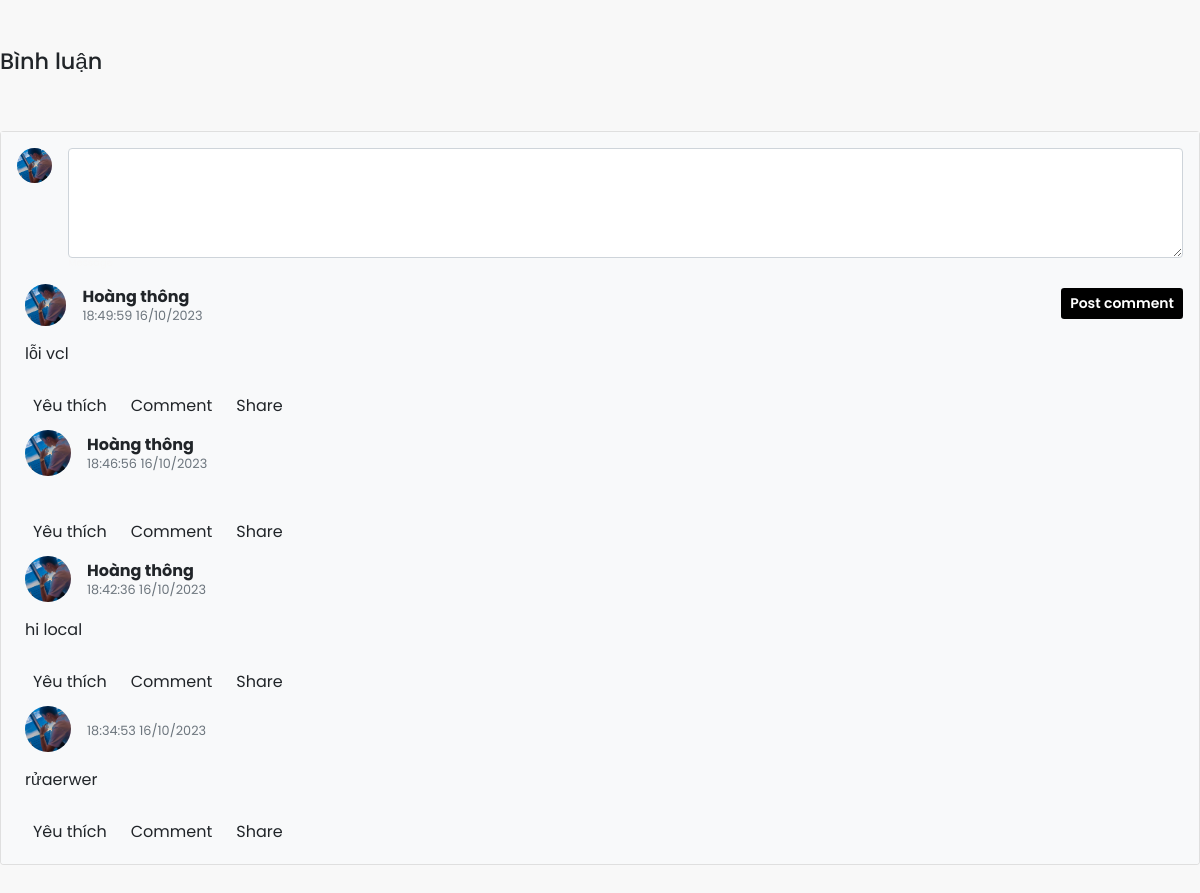
The page /View/binhluan.php?id_sp=3 (signed in) on the database its author committed.
### tables this page shows
CREATE TABLE `binh_luan` (
  `id_cmt` int(9) NOT NULL,
  `noi_dung` text NOT NULL,
  `ngay_cmt` varchar(50) NOT NULL,
  `ho_ten` varchar(100) NOT NULL,
  `id_user` int(9) NOT NULL,
  `id_sp` int(9) NOT NULL
);

### Dao/pdo.php (called while the page is built, shortened)
<?php
function pdo_get_connection(){
    $dburl = "mysql:host=localhost;dbname=anna;charset=utf8";
    $username = 'root';
    $password = '';
    $conn = new PDO($dburl, $username, $password);
    $conn->setAttribute(PDO::ATTR_ERRMODE, PDO::ERRMODE_EXCEPTION);
    return $conn;
}
function pdo_query($sql){
    $sql_args = array_slice(func_get_args(), 1);
    try{
        $conn = pdo_get_connection();
        $stmt = $conn->prepare($sql);
        $stmt->execute($sql_args);
        $rows = $stmt->fetchAll();
        return $rows;
    }
    catch(PDOException $e){
        throw $e;
    }
    finally{
        unset($conn);
    }
}

### Dao/binhluan.php (called while the page is built, shortened)
<?php
require_once 'pdo.php';
function binhluan_select_all(){
    $sql = "SELECT * FROM binh_luan ORDER BY id_cmt DESC";
    return pdo_query($sql);
}

### View/binhluan.php (the view, shortened to what this page needs)
<?php
include"../Dao/pdo.php";
include"../Dao/binhluan.php";
$dsbl = binhluan_select_all();
$html_cmt="";
foreach ($dsbl as $cmt) {
    extract($cmt);
    $html_cmt .='<div class="card-body">
    <div class="d-flex flex-start align-items-center"><img
            class="rounded-circle shadow-1-strong me-3 img-04"
            src="../View/layout/images/th2.jpg" alt="avatar">
        <div>
            <h6 class="fw-bold text-primary mb-1 text-dark fz-1">'.$ho_ten.'</h6>
            <p class="text-muted small mb-0 fz-08">'.$ngay_cmt.'</p>
        </div>
    </div>
    <p class="mt-3 mb-4 pb-2 fz-8 text-dark lh-base fz-1">'.$noi_dung.'</p>
    <div class="small d-flex justify-content-start"><a
            class="d-flex align-items-center me-3 unlink gap-2 text-dark" href="#!">
            <ion-icon class="fz-1" name="heart-outline"></ion-icon>
            <p class="mb-0 fz-1">Yêu thích</p>
        </a><a class="d-flex align-items-center me-3 unlink gap-2 text-dark" href="#!">
            <ion-icon class="fz-1" name="chatbox-ellipses-outline"></ion-icon>
            <p class="mb-0 fz-1">Comment</p>
        </a><a class="d-flex align-items-center me-3 unlink gap-2 text-dark" href="#!">
            <ion-icon class="fz-1" name="share-outline"></ion-icon>
            <p class="mb-0 fz-1"> Share</p>
        </a></div>
</div>';
};
?>
<link href="https://cdn.jsdelivr.net/npm/bootstrap@5.0.2/dist/css/bootstrap.min.css" rel="stylesheet"
>
<link rel="stylesheet" href="../View/layout/assets/css/app.css">
<h3 class="text-dark fz-14 fw-500 pt-5">Bình luận</h3>
<?php
if(isset($_SESSION['s_user'])&&(count($_SESSION['s_user'])>0)) {
?>
<form action="<?php echo $_SERVER['PHP_SELF']?>" method="post">
    <section>
        <div class="py-5">
            <div class="row">
                <div class="col-md-12">
                    <div class="card">
                        <div class="card-footer py-3 border-0" style="background-color: #f8f9fa;">
                            <div class="d-flex flex-start w-100"><img class="rounded-circle shadow-1-strong me-3 img-03"
                                    src="../View/layout/images/th2.jpg" alt="avatar">
                                <div class="form-outline w-100">
                                    <textarea name="noi_dung" class="form-control" id="textAreaExample" rows="4"
                                        style="background: #fff;"></textarea>
                                    <label class="form-label" for="textAreaExample">Message</label>
                                </div>
                            </div>
                            <div class="float-end mt-2 pt-1">
                                <button type="submit" name="guibinhluan" class="btn button-app btn-sm"
                                    type="button">Post comment</button>
                            </div>
                            <?=$html_cmt?>
                        </div>
                    </div>
                </div>
            </div>
        </div>
    </section>
</form>
<?php
}else{
$_SESSION['trang']="sanphamchitiet";
$_SESSION['id_sp']=$_GET['id_sp'];
echo"<a class='fz-1 fw-400' href='../index.php?pg=dangnhap' target='_parent'>Đăng nhập để bình luận</a>";
}?>

### View/layout/assets/css/app.css (style rules this page uses)
.fz-08 { font-size: 0.8rem; }
.fz-1 { font-size: 1rem; }
.fz-14 { font-size: 1.4rem; }
.fw-500 { font-weight: 500; }
.img-04 { width: 4%; height: 100%; object-fit: cover; }
.img-03 { width: 3%; height: 100%; object-fit: cover; }
.unlink { text-decoration: none; }
.card-body { padding: 0.5rem 0.5rem !important; }
.button-app { font-weight: 600; color: white; background-color: #000000; }
*, *:before, *:after { box-sizing: border-box; }
* { margin: 0; padding: 0; font: inherit; }
img, picture, svg, video { display: block; max-width: 100%; }
input, select, textarea { background-color: transparent; outline: none; }
button { cursor: pointer; background-color: transparent; outline: none; border: 0; }

### rows shown on the page
binh_luan: ho_ten "Hoàng thông", ngay_cmt "18:49:59 16/10/2023", noi_dung "lỗi vcl"
binh_luan: ho_ten "Hoàng thông", ngay_cmt "18:46:56 16/10/2023"
binh_luan: ho_ten "Hoàng thông", ngay_cmt "18:42:36 16/10/2023", noi_dung "hi local"
binh_luan: ngay_cmt "18:34:53 16/10/2023", noi_dung "rửaerwer"
